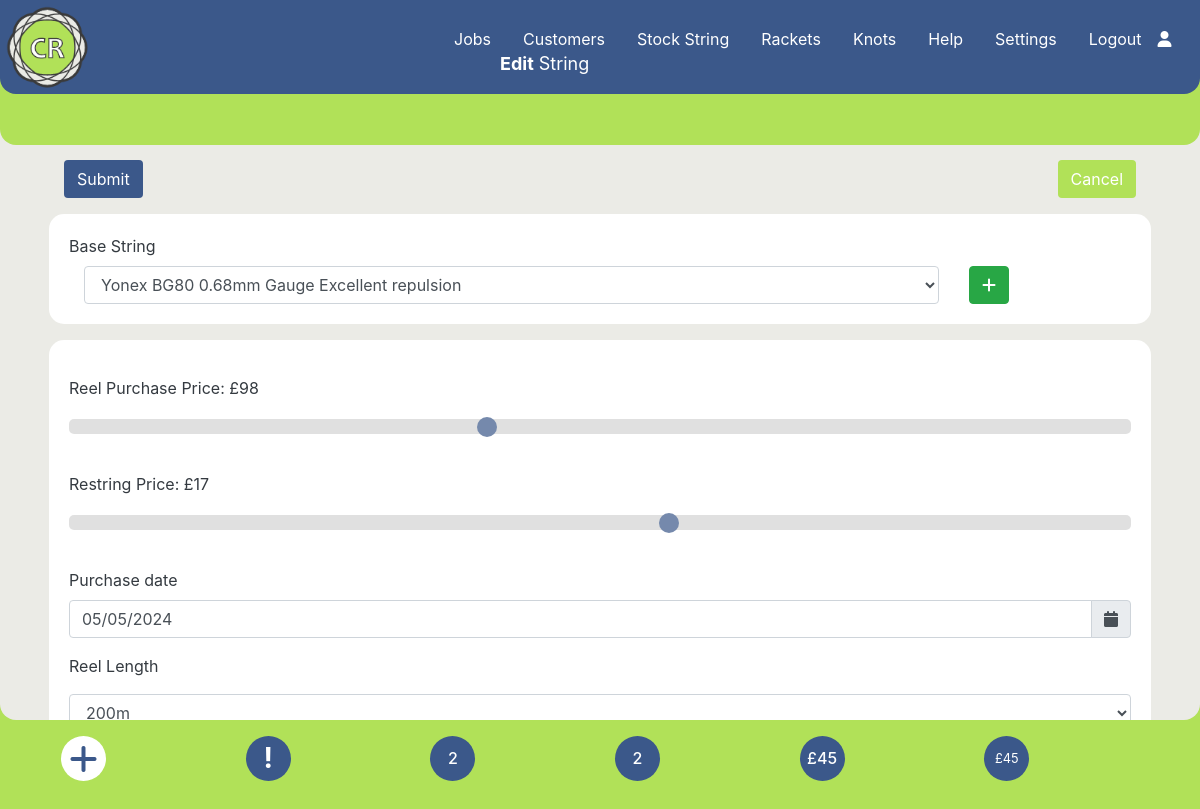
Page /editstring.php?stringid=1&sportid=1 (signed in) on the committed database.
### tables this page shows
CREATE TABLE `settings` (
  `id` int(5) NOT NULL,
  `description` varchar(20) NOT NULL,
  `value` varchar(100) NOT NULL
);

CREATE TABLE `string` (
  `stringid` int(5) NOT NULL,
  `stock_id` varchar(50) NOT NULL,
  `string_number` varchar(4) NOT NULL,
  `Owner_supplied` varchar(3) NOT NULL,
  `purchase_date` varchar(10) NOT NULL,
  `note` varchar(100) NOT NULL,
  `reel_no` int(6) NOT NULL,
  `reel_price` varchar(6) NOT NULL,
  `racket_price` varchar(5) NOT NULL,
  `empty` int(1) NOT NULL,
  `lengthid` int(5) NOT NULL
);

### editstring.php (the view, shortened to what this page needs)
<?php require_once('./Connections/wcba.php');
require_once('./menu.php');
$current_month_text = date("F");
$current_month_numeric = date("m");
$current_year = date("Y");
$query_Recordset2 = "SELECT * FROM string LEFT JOIN all_string ON string.stock_id = all_string.string_id WHERE stringid = " . $_GET['stringid'];
$Recordset2 = mysqli_query($conn, $query_Recordset2) or die(mysqli_error($conn));
$row_Recordset2 = mysqli_fetch_assoc($Recordset2);
$query_Recordset1 = "SELECT * FROM all_string ORDER BY string_id ASC;";
$Recordset1 = mysqli_query($conn, $query_Recordset1) or die(mysqli_error($conn));
$row_Recordset1 = mysqli_fetch_assoc($Recordset1);
$query_Recordset6 = "SELECT * FROM stringjobs WHERE collection_date LIKE '___" . $current_month_numeric . "/" . $current_year . "%'ORDER BY job_id ASC;";
$Recordset6 = mysqli_query($conn, $query_Recordset6) or die(mysqli_error($conn));
$totalRows_Recordset6 = mysqli_num_rows($Recordset6);
$query_Recordset7 = "SELECT * FROM stringjobs ORDER BY job_id ASC;";
$Recordset7 = mysqli_query($conn, $query_Recordset7) or die(mysqli_error($conn));
$totalRows_Recordset7 = mysqli_num_rows($Recordset7);
$query_Recordset8 = "SELECT SUM(price) as SUM from stringjobs;";
$Recordset8 = mysqli_query($conn, $query_Recordset8) or die(mysqli_error($conn));
$row_Recordset8 = mysqli_fetch_assoc($Recordset8);
$sum = $row_Recordset8['SUM'];
$query_Recordset9 = "SELECT SUM(price) as SUM from stringjobs WHERE paid != '1';";
$Recordset9 = mysqli_query($conn, $query_Recordset9) or die(mysqli_error($conn));
$row_Recordset9 = mysqli_fetch_assoc($Recordset9);
$sum_owed = $row_Recordset9['SUM'];
$sql = "SELECT * FROM reel_lengths left join sport on reel_lengths.sport = sport.sportid WHERE sport = " . $_GET['sportid'] . " ORDER BY length asc";
$Recordset5 = mysqli_query($conn, $sql) or die(mysqli_error($conn));
$row_Recordset5 = mysqli_fetch_assoc($Recordset5);
?>
<!DOCTYPE html>
<html lang="en">
<head>
  <link rel="stylesheet" href="https://cdnjs.cloudflare.com/ajax/libs/font-awesome/6.4.2/css/all.min.css">
  <link rel="stylesheet" href="https://stackpath.bootstrapcdn.com/bootstrap/4.3.1/css/bootstrap.min.css">
  <link rel="stylesheet" href="https://cdnjs.cloudflare.com/ajax/libs/font-awesome/6.4.2/css/all.min.css">
  <link rel="stylesheet" href="./css/bootstrap-datetimepicker.min.css" type="text/css" media="all" />
  <link rel="stylesheet" type="text/css" href="https://cdn.datatables.net/1.13.6/css/dataTables.bootstrap4.min.css" />
  <link rel="stylesheet" href="./css/style.css">
</head>
<body data-spy="scroll" data-target="#main-nav">
  <?php
  echo $main_menus; ?>
  <div class="home-section diva">
    <p class="fxdtext"><strong>Edit</strong> String</p>
    <div class="container my-1  firstparaaltej">
      <div class="container  my-1 pb-3 px-1 firstparaej">
        <div class="container  px-1  pt-3 form-text"></div>
        <form method="post" action="./db-update.php">
          <div class="container mt-3" style="margin-top: 120px;">
            <div class="row pt-3">
              <div class="col-6">
                <div>
                  <input class="btn button-colours" type="submit" name="submit" value="Submit">
                </div>
              </div>
              <div class="col-6">
                <div>
                  <a class="btn button-colours-alt float-right" href="./string.php">Cancel</a>
                </div>
              </div>
            </div>
          </div>
          <div class="card cardvp my-3">
            <div class="card-body">
              <label class="text-dark">Base String</label>
              <div class="form-inline">
                <div class="container">
                  <div class="row">
                    <div class="col-10">
                      <select class="form-control" style="width:100%" name="stringid">
                        <?php do {
                          if ($row_Recordset1['string_id'] == $row_Recordset2['stock_id']) { ?>
                            <option value="<?php echo $row_Recordset1['string_id']; ?>" selected="selected">
                              <?php echo $row_Recordset1['brand'] . " " . $row_Recordset1['type'] . " " . $row_Recordset1['notes']; ?>
                            </option>
                          <?php } else { ?>
                            <option value="<?php echo $row_Recordset1['string_id']; ?>">
                              <?php echo $row_Recordset1['brand'] . " " . $row_Recordset1['type'] . " " . $row_Recordset1['notes']; ?>
                            </option>
                          <?php } ?>
                        <?php } while ($row_Recordset1 = mysqli_fetch_assoc($Recordset1)); ?>
                      </select>
                    </div>
                    <div class="col-2">
                      <a href="./addavstring.php?calret=editcust.php" class="btn btn-success"><i class="fa-solid fa-plus"></i></a>
                    </div>
                  </div>
                </div>
              </div>
            </div>
          </div>
          <div class="card cardvp my-3">
            <div class="card-body">
              <div class="row">
                <div class="col-12">
                  <div class="form-group">
                    <div class="slidecontainer">
                      <p class="mt-3 text-dark">Reel Purchase Price: <?php echo $currency; ?><span id="purchpriceV"></span></p>
                      <input type="range" min="0" max="250" value="<?php echo $row_Recordset2['reel_price']; ?>" class="slider" name="purchprice" id="purchprice">
                    </div>
                  </div>
                </div>
                <div class="col-12">
                  <div class="form-group">
                    <div class="slidecontainer">
                      <p class="mt-3 text-dark">Restring Price: <?php echo $currency; ?><span id="racketpriceV"></span></p>
                      <input type="range" min="0" max="30" class="slider" value="<?php echo $row_Recordset2['racket_price']; ?>" name="racketprice" id="racketprice">
                    </div>
                  </div>
                </div>
              </div>
              <label class="mt-3 text-dark">Purchase date</label>
              <div class="form-group">
                <div class="d-flex">
                  <div class="input-group date" id="id_4">
                    <input type="text" value="<?php echo $row_Recordset2['purchase_date']; ?>" name="datepurch" class="form-control" required />
                    <div class="input-group-addon input-group-append">
                      <div class="input-group-text">
                        <i class="glyphicon glyphicon-calendar fa fa-calendar"></i>
                      </div>
                    </div>
                  </div>
                </div>
              </div>
              <p class="mt-3 text-dark">Reel Length</p>
              <div class="form-inline">
                <div class="container">
                  <div class="row">
                    <select class="form-control" style="width:100%" name="length" required>
                      <?php
                      do {
                        if (isset($row_Recordset5['reel_length_id'])) { ?>
                          <?php if ($row_Recordset5['reel_length_id'] == $row_Recordset2['lengthid']) { ?>
                            <option value="<?php echo $row_Recordset5['reel_length_id']; ?>" selected="selected">
                              <?php echo $row_Recordset5['length'] . $units; ?>
                            </option>
                          <?php } else { ?>
                            <option value="<?php echo $row_Recordset5['reel_length_id']; ?>">
                              <?php echo $row_Recordset5['length'] . $units; ?>
                            </option>
                      <?php }
                        }
                      } while ($row_Recordset5 = mysqli_fetch_assoc($Recordset5));
                      ?>
                    </select>
                  </div>
                </div>
              </div>
            </div>
          </div>
      </div>
    </div>
  </div>
  <div class="container center">
    <div class="p-3 row">
      <div class="col-2">
        <a href="./addavstring.php" type="button" class="dot fa-solid fa-plus fa-2x"></a>
      </div>
      <?php if (!empty($_SESSION['message'])) { ?>
        <div class="col-2">
          <h3 class="blinking" title="Warning Messages" data-toggle="modal" data-target="#warningModal"><strong>!</strong></h3>
        </div>
      <?php } else { ?>
        <div class="col-2">
          <h3 class="dotb" title="Warning Messages"><strong>!</strong></h3>
        </div>
      <?php } ?>
      <div class="col-2">
        <h3 class="dotbt h6 " title="Restrings for <?php echo $current_month_text; ?>"><?php echo $totalRows_Recordset6 ?></h3>
      </div>
      <div class="col-2">
        <a href="#" class="dotbt h6" title="Total restrings"><?php echo $totalRows_Recordset7 ?></a>
      </div>
      <div class="col-2">
        <a href="./jobs-unpaid.php" class="dotbt h6" title="Amount Owed"><?php echo "$currency" . $sum_owed ?></a>
      </div>
      <div class="col-2">
        <a href="#" class="dotbtt h7" title="Total Income"><small><?php echo "$currency" . $sum ?></small></a>
      </div>
    </div>
  </div>
</body>
</html>

### css/style.css (style rules this page uses)
body { background: #b1e158; color: #fff; z-index: 0; }
.fxdtext { position: fixed; top: 50px; left: 200px; font-weight: normal; font-size: 18px; color: #ffffff; z-index: 500; }
@media screen and (max-width: 2500px) { .fxdtext { left: 500px; } }
.center { margin-left: auto; margin-right: auto; }
.home-section { background: #ebebe6; width: 100%; height: 670px; border-bottom-left-radius: 1rem; border-bottom-right-radius: 1rem; z-index: 1; }
@media screen and (max-width: 2500px) { .home-section { height: 720px; } }
a, a:hover, a:focus { color: inherit; text-decoration: none; transition: all 0.3s; }
.dot { height: 45px; width: 45px; background-color: #ffffff; border-radius: 50%; display: inline-block; color: #3b588a; display: flex; align-items: center; justify-content: center; }
.dotb { height: 45px; width: 45px; background-color: #3b588a; color: #ffffff; border-radius: 50%; display: inline-block; display: flex; align-items: center; justify-content: center; }
.dotbt { height: 45px; width: 45px; background-color: #3b588a; color: #ffffff; border-radius: 50%; display: inline-block; display: flex; align-items: center; justify-content: center; }
.dotbtt { height: 45px; width: 45px; background-color: #3b588a; color: #ffffff; border-radius: 50%; display: inline-block; display: flex; align-items: center; justify-content: center; }
.firstparaaltej { padding-top: 90px; z-index: 10; }
.firstparaej { padding-top: 10px; z-index: 1000000; }
.button-colours { background-color: #3b588a; color: white; }
.button-colours-alt { background-color: #b1e158; color: white; }
.form-text { color: #292928; }
.slidecontainer { width: 100%; }
.slider { -webkit-appearance: none; width: 100%; height: 15px; background: #d3d3d3; outline: none; opacity: 0.7; -webkit-transition: 0.2s; transition: opacity 0.2s; border-radius: 5px; }
.nav-item { margin-left: 0rem; }
.nav-link { font-size: 16px; font-weight: 400; color: #ffffff; }
.cardvp { border-radius: 15px; border-style: solid; border-width: 0px; border-color: transparent; }
.diva { overflow-x: hidden; }

### rows in the picture
settings: value "£"
string: purchprice "98", racketprice "17", datepurch "05/05/2024"

### other values in the picture
$_SESSION['loginmenu'] "Logout"
$totalRows_Recordset6 "2"
$totalRows_Recordset7 "2"
$sum_owed "45"
$sum "45"
form field stringid "Yonex BG80 0.68mm Gauge Excellent repulsion"
form field length "200m"
